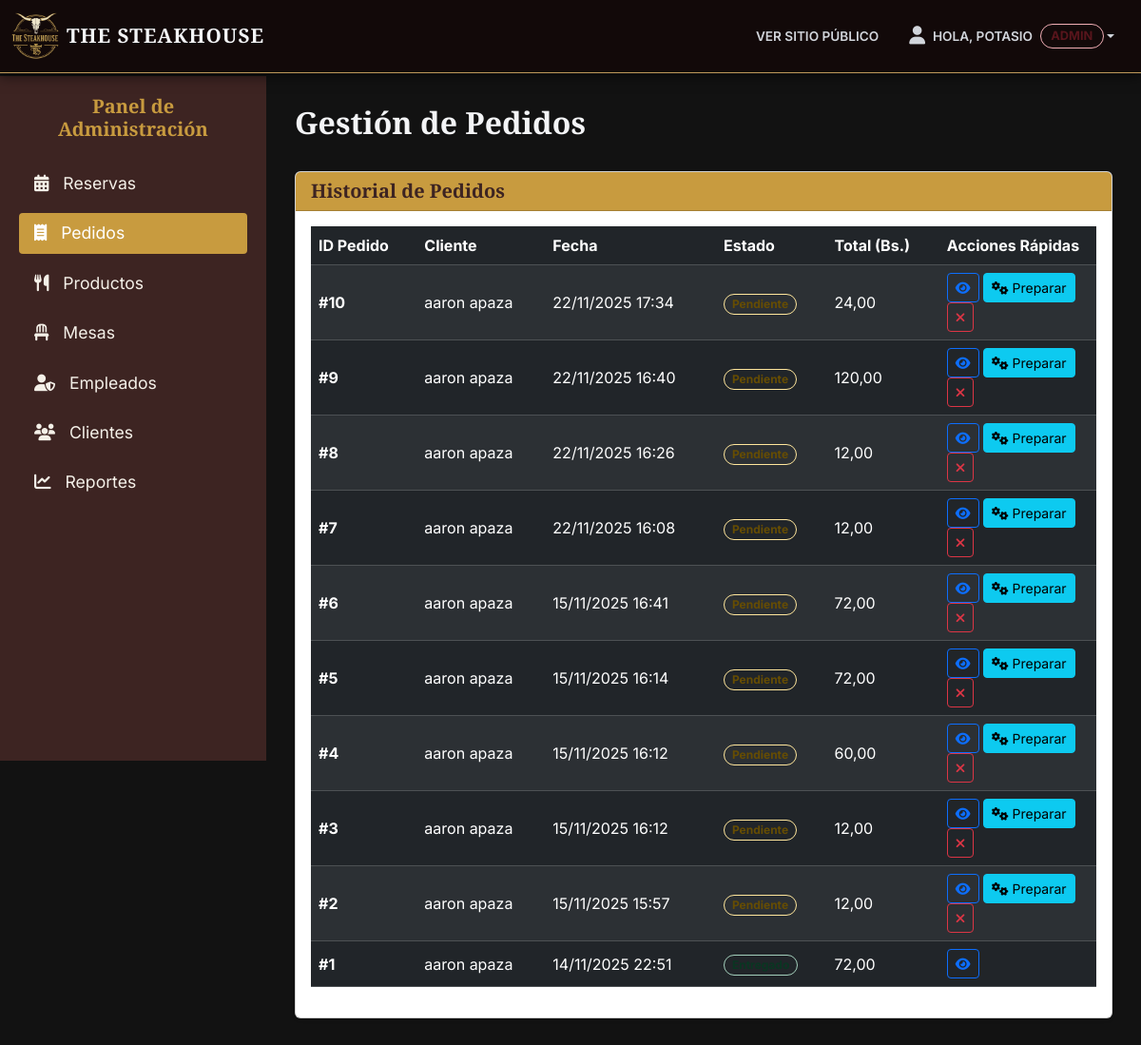
Page /panel/pedidos/ (signed in) on the committed database.
### pedidos/models.py (models this page shows, shortened)
class Pedido(models.Model):
    ESTADO_PEDIDO_CHOICES = (
        ('PENDIENTE', 'Pendiente'),
        ('EN_PREPARACION', 'En Preparación'),
        ('LISTO', 'Listo para Servir'),
        ('ENTREGADO', 'Entregado'),
        ('CANCELADO', 'Cancelado'),
    )
    usuario = models.ForeignKey(settings.AUTH_USER_MODEL, on_delete=models.SET_NULL, null=True, blank=True, related_name="pedidos")
    cliente = models.ForeignKey(Cliente, on_delete=models.SET_NULL, null=True, blank=True)
    mesa = models.ForeignKey(Mesa, on_delete=models.SET_NULL, null=True, blank=True)
    fecha_pedido = models.DateTimeField(auto_now_add=True)
    estado_pedido = models.CharField(max_length=20, choices=ESTADO_PEDIDO_CHOICES, default='PENDIENTE')
    total = models.DecimalField(max_digits=10, decimal_places=2, default=0.00)

### clientes/models.py (models this page shows, shortened)
class Cliente(models.Model):
    usuario = models.OneToOneField(User, on_delete=models.CASCADE, related_name="cliente")
    nombre = models.CharField(max_length=100)
    apellido = models.CharField(max_length=100)
    email = models.EmailField(unique=True)
    telefono = models.CharField(max_length=20, blank=True, null=True)
    fecha_registro = models.DateTimeField(auto_now_add=True)
    foto_perfil = models.ImageField(upload_to='perfiles/', null=True, blank=True)

### dashboard/views.py (the view)
# urls.py: path('pedidos/', views.pedido_list, name='dashboard_pedidos'),
@staff_requerido # <-- CAMBIO
def pedido_list(request):
    pedidos = Pedido.objects.all().order_by('-fecha_pedido')
    context = {
        'pedidos': pedidos
    }
    return render(request, 'dashboard/pedido_list.html', context)

### dashboard/views.py (called while the page is built)
def staff_requerido(function):
    return user_passes_test(
        lambda u: u.is_authenticated and u.is_staff,
        login_url='login',
        redirect_field_name=None
    )(function)

### templates/dashboard/pedido_list.html (shortened to what this page needs)
{% extends 'dashboard/base_dashboard.html' %}
{% block content %}
<div class="d-flex justify-content-between align-items-center mb-4">
    <h1 class="fs-2">Gestión de Pedidos</h1>
</div>
<div class="card shadow-sm card-dark">
    <div class="card-header card-header-gold">
        <h5 class="mb-0">Historial de Pedidos</h5>
    </div>
    <div class="card-body">
        <div class="table-responsive">
            <table class="table table-dark table-striped table-hover align-middle">
                <thead>
                    <tr>
                        <th scope="col">ID Pedido</th>
                        <th scope="col">Cliente</th>
                        <th scope="col">Fecha</th>
                        <th scope="col">Estado</th>
                        <th scope="col">Total (Bs.)</th>
                        <th scope="col" style="width: 20%;">Acciones Rápidas</th>
                    </tr>
                </thead>
                <tbody>
                    {% for p in pedidos %}
                    <tr>
                        <td><strong>#{{ p.id }}</strong></td>
                        <td>
                            {% if p.cliente %}
                                {{ p.cliente.nombre }} {{ p.cliente.apellido }}
                            {% else %}
                                {{ p.usuario.username }} (Admin)
                            {% endif %}
                        </td>
                        <td>{{ p.fecha_pedido|date:"d/m/Y H:i" }}</td>
                        <td>
                            {% if p.estado_pedido == 'PENDIENTE' %}
                                <span class="badge bg-warning-emphasis text-warning-emphasis border border-warning-subtle rounded-pill">{{ p.get_estado_pedido_display }}</span>
                            {% elif p.estado_pedido == 'EN_PREPARACION' %}
                                <span class="badge bg-info-emphasis text-info-emphasis border border-info-subtle rounded-pill">{{ p.get_estado_pedido_display }}</span>
                            {% elif p.estado_pedido == 'LISTO' %}
                                <span class="badge bg-primary-emphasis text-primary-emphasis border border-primary-subtle rounded-pill">{{ p.get_estado_pedido_display }}</span>
                            {% elif p.estado_pedido == 'ENTREGADO' %}
                                <span class="badge bg-success-emphasis text-success-emphasis border border-success-subtle rounded-pill">{{ p.get_estado_pedido_display }}</span>
                            {% elif p.estado_pedido == 'CANCELADO' %}
                                <span class="badge bg-danger-emphasis text-danger-emphasis border border-danger-subtle rounded-pill">{{ p.get_estado_pedido_display }}</span>
                            {% endif %}
                        </td>
                        <td>{{ p.total|floatformat:2 }}</td>
                        <td>
                            <a href="{% url 'pedido_detail' p.pk %}" class="btn btn-sm btn-outline-primary" title="Ver Detalle">
                                <i class="fa fa-eye"></i>
                            </a>
                            {% if p.estado_pedido == 'PENDIENTE' %}
                                <form action="{% url 'pedido_detail' p.pk %}" method="POST" class="d-inline">
                                    <button type="submit" class="btn btn-sm btn-info" title="Marcar como 'En Preparación'">
                                        <i class="fa fa-cogs"></i> Preparar
                                    </button>
                                </form>
                            {% endif %}
                            {% if p.estado_pedido != 'ENTREGADO' and p.estado_pedido != 'CANCELADO' %}
                                <form action="{% url 'pedido_detail' p.pk %}" method="POST" class="d-inline">
                                    <button type="submit" class="btn btn-sm btn-outline-danger" title="Cancelar Pedido">
                                        <i class="fa fa-times"></i>
                                    </button>
                                </form>
                            {% endif %}
                        </td>
                    </tr>
                    {% empty %}
                    <tr>
                        <td colspan="6" class="text-center">No hay pedidos registrados todavía.</td>
                    </tr>
                    {% endfor %}
                </tbody>
            </table>
        </div>
    </div>
</div>
{% endblock %}

### templates/dashboard/base_dashboard.html (shortened to what this page needs)
{% load static %}
<!DOCTYPE html>
<html lang="es">
<head>
    <link href="https://cdn.jsdelivr.net/npm/bootstrap@5.3.3/dist/css/bootstrap.min.css" rel="stylesheet">
    <link rel="stylesheet" href="https://cdnjs.cloudflare.com/ajax/libs/font-awesome/6.5.2/css/all.min.css" />
    <link rel="stylesheet" href="{% static 'core/css/main.css' %}" />
</head>
<body class="site-container">
    <header id="main-header" class="fixed-top" style="z-index: 1030;">
        <nav class="navbar navbar-expand-lg">
            <div class="container-fluid">
                <a class="navbar-brand d-flex align-items-center" href="{% url 'home' %}">
                    <img src="{% static 'core/img/logo-steakhouse.png' %}" alt="Logo" width="50" height="50" class="d-inline-block align-text-top">
                    <span class="navbar-brand-text ms-2">THE STEAKHOUSE</span>
                </a>
                <div class="collapse navbar-collapse" id="mainNavbar">
                    <ul class="navbar-nav ms-auto mb-2 mb-lg-0 align-items-center">
                        <li class="nav-item">
                            <a class="nav-link" href="{% url 'home' %}">Ver Sitio Público</a>
                        </li>
                        {% if user.is_authenticated %}
                            <li class="nav-item dropdown">
                                <a class="nav-link dropdown-toggle d-flex align-items-center" href="#" role="button" data-bs-toggle="dropdown" aria-expanded="false">
                                    {% if user.cliente.foto_perfil %}
                                        <img src="{{ user.cliente.foto_perfil.url }}" alt="Foto de perfil" class="profile-pic-nav">
                                    {% else %}
                                        <i class="fa fa-user me-2" style="font-size: 1.2rem;"></i>
                                    {% endif %}
                                    Hola, {{ user.username }}
                                    {% with user.groups.first as group %}
                                        {% if user.is_superuser %}
                                            <span class="badge-rol badge bg-danger-emphasis text-danger-emphasis border border-danger-subtle rounded-pill ms-2">Admin</span>
                                        {% elif group.name == 'Cajero' %}
                                            <span class="badge-rol badge bg-info-emphasis text-info-emphasis border border-info-subtle rounded-pill ms-2">Cajero</span>
                                        {% elif group.name == 'Mesero' %}
                                            <span class="badge-rol badge bg-warning-emphasis text-warning-emphasis border border-warning-subtle rounded-pill ms-2">Mesero</span>
                                        {% elif user.is_staff %}
                                            <span class="badge-rol badge bg-secondary-emphasis text-secondary-emphasis border border-secondary-subtle rounded-pill ms-2">Staff</span>
                                        {% endif %}
                                    {% endwith %}
                                </a>
                            </li>
                        {% endif %}
                    </ul>
                </div>
            </div>
        </nav>
    </header>
    <div class="d-flex">
        <div class="sidebar d-flex flex-column">
            <h3 class="fs-5 text-center mb-4" style="font-family: 'Playfair Display', serif; color: #c89b3f;">
                Panel de Administración
            </h3>
            <ul class="nav flex-column mb-auto">
                {% if user.is_staff %}
                <li class="nav-item">
                    <a class="nav-link {% if 'reserva' in request.resolver_match.url_name %}active{% endif %}" href="{% url 'dashboard_reservas' %}">
                        <i class="fa fa-calendar-alt"></i> Reservas
                    </a>
                </li>
                <li class="nav-item">
                    <a class="nav-link {% if 'pedido' in request.resolver_match.url_name %}active{% endif %}" href="{% url 'dashboard_pedidos' %}">
                        <i class="fa fa-receipt"></i> Pedidos
                    </a>
                </li>
                {% endif %}
                {% if user.is_superuser %}
                <li class="nav-item">
                    <a class="nav-link {% if 'producto' in request.resolver_match.url_name %}active{% endif %}" href="{% url 'dashboard_productos' %}">
                        <i class="fa fa-utensils"></i> Productos
                    </a>
                </li>
                <li class="nav-item">
                    <a class="nav-link {% if 'mesa' in request.resolver_match.url_name %}active{% endif %}" href="{% url 'dashboard_mesas' %}">
                        <i class="fa fa-chair"></i> Mesas
                    </a>
                </li>
                <li class="nav-item">
                    <a class="nav-link {% if 'empleado' in request.resolver_match.url_name %}active{% endif %}" href="{% url 'dashboard_empleados' %}">
                        <i class="fa fa-user-shield"></i> Empleados
                    </a>
                </li>
                <li class="nav-item">
                    <a class="nav-link {% if 'cliente' in request.resolver_match.url_name %}active{% endif %}" href="{% url 'dashboard_clientes' %}">
                        <i class="fa fa-users"></i> Clientes
                    </a>
                </li>
                <li class="nav-item">
                    <a class="nav-link {% if 'reporte' in request.resolver_match.url_name %}active{% endif %}" href="{% url 'dashboard_reportes' %}">
                        <i class="fa fa-chart-line"></i> Reportes
                    </a>
                </li>
                {% endif %}
            </ul>
            </div>
        <main class="content">
            {% block content %}{% endblock %}
        </main>
    </div>
</body>
</html>

### core/static/core/css/main.css (style rules this page uses)
body { background-color: #121212; font-family: 'Inter', sans-serif; color: #f3f4f6; min-height: 100vh; position: relative; overflow-x: hidden; }
.font-serif-display, .section-title, .navbar-brand-text, .title-gold, h1, h2, h3, h4, h5 { font-family: 'Playfair Display', serif; font-weight: 700; }
#main-header .navbar { background-color: rgba(20, 10, 10, 0.95); backdrop-filter: blur(8px); border-bottom: 1px solid #c09a5b; box-shadow: 0 4px 12px rgba(0,0,0,0.5); z-index: 1030; }
#main-header .navbar-brand-text { font-size: 1.3rem; color: #f3f4f6; letter-spacing: 1px; }
#main-header .nav-link { color: #d1d5db; font-weight: 600; text-transform: uppercase; font-size: 0.85rem; padding: 0.5rem 1rem; transition: color 0.3s ease; }

### templates/dashboard/base_dashboard.html (style rules this page uses)
:root { --header-height: 80px; }
body { padding-top: var(--header-height); }
.sidebar { position: fixed; top: var(--header-height); left: 0; width: 280px; height: calc(100vh - var(--header-height)); background-color: #3d2422; color: #f4f0e8; padding: 20px; overflow-y: auto; z-index: 1020; }
.sidebar .nav-link { color: #f4f0e8; font-size: 1.1rem; margin-bottom: 10px; padding: .5rem 1rem; border-radius: .25rem; }
.sidebar .nav-link:hover, .sidebar .nav-link.active { color: #ffffff; background-color: #c89b3f; }
.sidebar .nav-link .fa { margin-right: 10px; }
.content { margin-left: 280px; padding: 30px; width: calc(100% - 280px); }
.card-header-gold { background-color: #c89b3f; color: #3d2422; font-family: 'Playfair Display', serif; }
.badge-rol { font-size: 0.8rem; padding: 0.4em 0.8em; vertical-align: middle; }

### rows in the picture
Pedido: id "10", cliente.nombre "aaron", cliente.apellido "apaza", fecha_pedido "22/11/2025 17:34", estado_pedido "Pendiente", total "24,00", shows "Preparar"
Pedido: id "9", cliente.nombre "aaron", cliente.apellido "apaza", fecha_pedido "22/11/2025 16:40", estado_pedido "Pendiente", total "120,00", shows "Preparar"
Pedido: id "8", cliente.nombre "aaron", cliente.apellido "apaza", fecha_pedido "22/11/2025 16:26", estado_pedido "Pendiente", total "12,00", shows "Preparar"
Pedido: id "7", cliente.nombre "aaron", cliente.apellido "apaza", fecha_pedido "22/11/2025 16:08", estado_pedido "Pendiente", total "12,00", shows "Preparar"
Pedido: id "6", cliente.nombre "aaron", cliente.apellido "apaza", fecha_pedido "15/11/2025 16:41", estado_pedido "Pendiente", total "72,00", shows "Preparar"
Pedido: id "5", cliente.nombre "aaron", cliente.apellido "apaza", fecha_pedido "15/11/2025 16:14", estado_pedido "Pendiente", total "72,00", shows "Preparar"
Pedido: id "4", cliente.nombre "aaron", cliente.apellido "apaza", fecha_pedido "15/11/2025 16:12", estado_pedido "Pendiente", total "60,00", shows "Preparar"
Pedido: id "3", cliente.nombre "aaron", cliente.apellido "apaza", fecha_pedido "15/11/2025 16:12", estado_pedido "Pendiente", total "12,00", shows "Preparar"
Pedido: id "2", cliente.nombre "aaron", cliente.apellido "apaza", fecha_pedido "15/11/2025 15:57", estado_pedido "Pendiente", total "12,00", shows "Preparar"
Pedido: id "1", cliente.nombre "aaron", cliente.apellido "apaza", fecha_pedido "14/11/2025 22:51", total "72,00"

### other values in the picture
{{ user.username }} "POTASIO"
